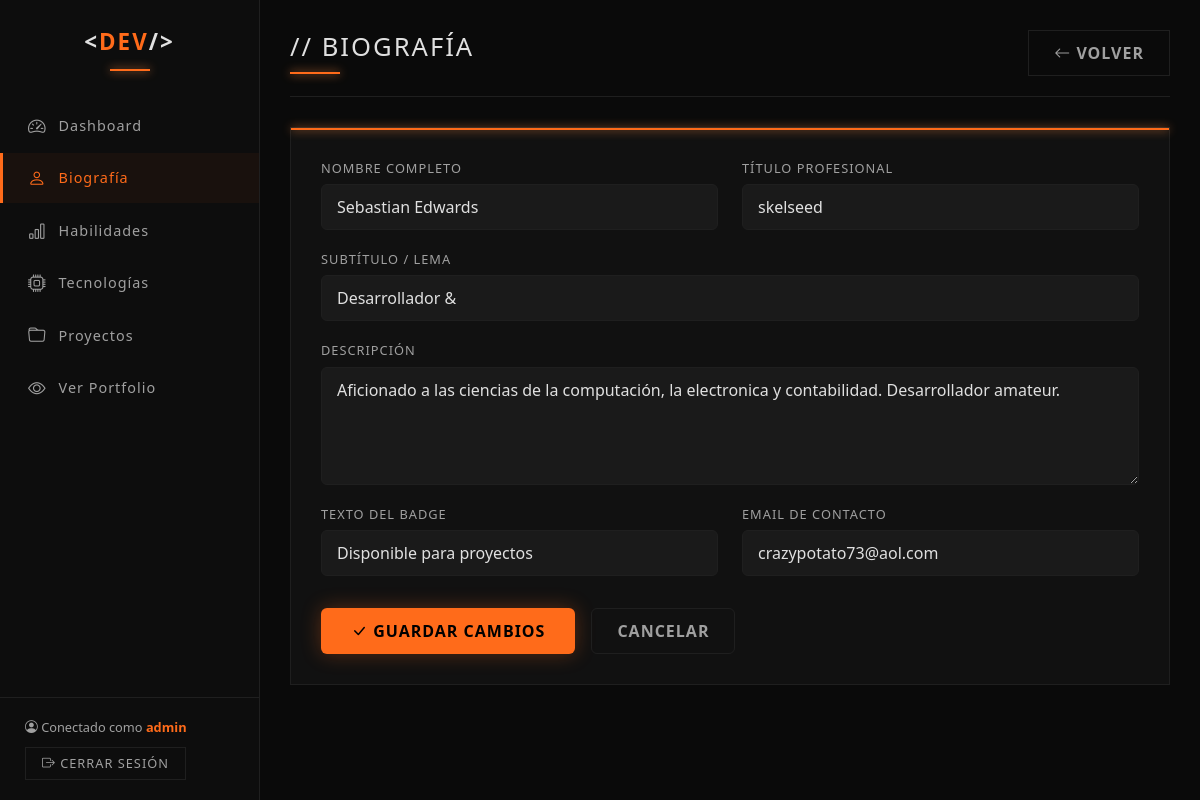
Page /admin_bio.php (signed in) on the committed database.
### tables this page shows
CREATE TABLE IF NOT EXISTS bio (
    id INT PRIMARY KEY AUTO_INCREMENT,
    name VARCHAR(100) NOT NULL DEFAULT '[Tu Nombre]',
    title VARCHAR(150) NOT NULL DEFAULT 'skelseed',
    subtitle VARCHAR(255) DEFAULT 'Desarrollador &',
    description TEXT DEFAULT 'Aficionado a las ciencias de la computación, la electronica y contabilidad. Desarrollador amateur.',
    badge_text VARCHAR(100) DEFAULT 'Disponible para proyectos',
    email VARCHAR(100) DEFAULT 'crazypotato73@aol.com',
    updated_at DATETIME DEFAULT CURRENT_TIMESTAMP ON UPDATE CURRENT_TIMESTAMP
);

### admin_bio.php (the view, shortened to what this page needs)
<?php
$db = getDB();
$bio = $db->query("SELECT * FROM bio LIMIT 1")->fetch();
?>
<!DOCTYPE html>
<html lang="es">
<head>
    <link href="https://cdn.jsdelivr.net/npm/bootstrap@5.3.2/dist/css/bootstrap.min.css" rel="stylesheet">
    <link href="https://cdn.jsdelivr.net/npm/bootstrap-icons@1.11.1/font/bootstrap-icons.css" rel="stylesheet">
</head>
<body>
    <aside class="sidebar">
        <div class="sidebar-logo">&lt;<span>DEV</span>/&gt;</div>
        <ul class="nav-sidebar">
            <li><a href="dashboard.php"><i class="bi bi-speedometer2"></i> Dashboard</a></li>
            <li><a href="admin_bio.php" class="active"><i class="bi bi-person"></i> Biografía</a></li>
            <li><a href="admin_skills.php"><i class="bi bi-bar-chart"></i> Habilidades</a></li>
            <li><a href="admin_tech.php"><i class="bi bi-cpu"></i> Tecnologías</a></li>
            <li><a href="admin_projects.php"><i class="bi bi-folder"></i> Proyectos</a></li>
            <li><a href="index.php" target="_blank"><i class="bi bi-eye"></i> Ver Portfolio</a></li>
        </ul>
        <div class="sidebar-footer">
            <div class="user-info">
                <i class="bi bi-person-circle"></i> Conectado como <strong><?php echo htmlspecialchars($_SESSION['admin_username']); ?></strong>
            </div>
            <a href="logout.php" class="btn-logout"><i class="bi bi-box-arrow-right"></i> Cerrar Sesión</a>
        </div>
    </aside>
    <main class="main-content">
        <div class="page-header d-flex justify-content-between align-items-center">
            <h1>// Biografía</h1>
            <a href="dashboard.php" class="btn-cancel"><i class="bi bi-arrow-left"></i> Volver</a>
        </div>
        <div class="form-card">
            <form method="POST" action="">
                <div class="row">
                    <div class="col-md-6 mb-3">
                        <label class="form-label-custom">Nombre Completo</label>
                        <input type="text" name="name" class="form-control form-control-dark" value="<?php echo htmlspecialchars($bio['name'] ?? ''); ?>" required>
                    </div>
                    <div class="col-md-6 mb-3">
                        <label class="form-label-custom">Título Profesional</label>
                        <input type="text" name="title" class="form-control form-control-dark" value="<?php echo htmlspecialchars($bio['title'] ?? ''); ?>" required>
                    </div>
                </div>
                <div class="mb-3">
                    <label class="form-label-custom">Subtítulo / Lema</label>
                    <input type="text" name="subtitle" class="form-control form-control-dark" value="<?php echo htmlspecialchars($bio['subtitle'] ?? ''); ?>">
                </div>
                <div class="mb-3">
                    <label class="form-label-custom">Descripción</label>
                    <textarea name="description" class="form-control form-control-dark" rows="4"><?php echo htmlspecialchars($bio['description'] ?? ''); ?></textarea>
                </div>
                <div class="row">
                    <div class="col-md-6 mb-3">
                        <label class="form-label-custom">Texto del Badge</label>
                        <input type="text" name="badge_text" class="form-control form-control-dark" value="<?php echo htmlspecialchars($bio['badge_text'] ?? ''); ?>">
                    </div>
                    <div class="col-md-6 mb-3">
                        <label class="form-label-custom">Email de Contacto</label>
                        <input type="email" name="email" class="form-control form-control-dark" value="<?php echo htmlspecialchars($bio['email'] ?? ''); ?>">
                    </div>
                </div>
                <div class="d-flex gap-3 mt-3">
                    <button type="submit" class="btn btn-save"><i class="bi bi-check-lg"></i> Guardar Cambios</button>
                    <a href="dashboard.php" class="btn btn-cancel">Cancelar</a>
                </div>
            </form>
        </div>
    </main>
</body>
</html>

### admin_bio.php (style rules this page uses)
:root { --bg-dark: #0a0a0a; --bg-card: #111111; --bg-sidebar: #0d0d0d; --orange-primary: #ff6b1a; --orange-glow: #ff8c42; --text-primary: #e0e0e0; --text-secondary: #a0a0a0; --border-subtle: #1f1f1f; --bs-body-bg: #0a0a0a; }
body { background: var(--bg-dark); color: var(--text-primary); font-family: 'Segoe UI', 'Helvetica Neue', Arial, sans-serif; min-height: 100vh; }
.sidebar { background: var(--bg-sidebar); border-right: 1px solid var(--border-subtle); min-height: 100vh; width: 260px; position: fixed; top: 0; left: 0; z-index: 1000; padding: 25px 0; }
.sidebar-logo { font-size: 1.4rem; font-weight: 700; letter-spacing: 2px; text-transform: uppercase; text-align: center; margin-bottom: 30px; padding: 0 20px; }
.sidebar-logo span { color: var(--orange-primary); }
.sidebar-logo::after { content: ''; display: block; width: 40px; height: 2px; background: var(--orange-primary); margin: 10px auto 0; box-shadow: 0 0 10px var(--orange-glow); }
.nav-sidebar { list-style: none; padding: 0; }
.nav-sidebar li { margin-bottom: 2px; }
.nav-sidebar a { display: flex; align-items: center; gap: 12px; padding: 12px 25px; color: var(--text-secondary); text-decoration: none; font-size: 0.9rem; letter-spacing: 1px; transition: all 0.3s ease; border-left: 3px solid transparent; }
.nav-sidebar a:hover, .nav-sidebar a.active { color: var(--orange-primary); background: rgba(255, 107, 26, 0.05); border-left-color: var(--orange-primary); }
.nav-sidebar i { font-size: 1.1rem; }
.sidebar-footer { position: absolute; bottom: 0; width: 100%; padding: 20px 25px; border-top: 1px solid var(--border-subtle); }
.user-info { font-size: 0.8rem; color: var(--text-secondary); margin-bottom: 10px; }
.user-info strong { color: var(--orange-primary); }
.main-content { margin-left: 260px; padding: 30px; min-height: 100vh; }
.page-header { border-bottom: 1px solid var(--border-subtle); padding-bottom: 20px; margin-bottom: 30px; }
.page-header h1 { font-size: 1.6rem; letter-spacing: 2px; text-transform: uppercase; margin: 0; }
.page-header h1::after { content: ''; display: block; width: 50px; height: 2px; background: var(--orange-primary); margin-top: 10px; box-shadow: 0 0 10px var(--orange-glow); }
.form-card { background: var(--bg-card); border: 1px solid var(--border-subtle); padding: 30px; }
.form-card::before { content: ''; display: block; width: 100%; height: 2px; background: var(--orange-primary); margin: -30px -30px 25px -30px; width: calc(100% + 60px); box-shadow: 0 0 10px var(--orange-glow); }
.form-label-custom { color: var(--text-secondary); font-size: 0.8rem; text-transform: uppercase; letter-spacing: 1px; margin-bottom: 6px; }
.form-control-dark { background: #1a1a1a; border: 1px solid var(--border-subtle); color: var(--text-primary); padding: 10px 15px; }
.form-control-dark::placeholder { color: #444; }
textarea.form-control-dark { min-height: 100px; }
.btn-save { background: var(--orange-primary); color: #000; border: none; padding: 10px 30px; font-weight: 600; letter-spacing: 1px; text-transform: uppercase; transition: all 0.3s ease; box-shadow: 0 0 20px rgba(255, 107, 26, 0.3); }
.btn-cancel { background: transparent; color: var(--text-secondary); border: 1px solid var(--border-subtle); padding: 10px 25px; font-weight: 600; letter-spacing: 1px; text-transform: uppercase; transition: all 0.3s ease; text-decoration: none; }
.btn-logout { background: transparent; color: var(--text-secondary); border: 1px solid var(--border-subtle); padding: 6px 16px; font-size: 0.8rem; text-transform: uppercase; letter-spacing: 1px; transition: all 0.3s; text-decoration: none; display: inline-block; }

### rows in the picture
bio: name "Sebastian Edwards", title "skelseed", subtitle "Desarrollador &", description "Aficionado a las ciencias de la computación, la electronica y contabilidad. Desarrollador amateur.", badge_text "Disponible para proyectos", email "crazypotato73@aol.com"

### other values in the picture
$_SESSION['admin_username'] "admin"
